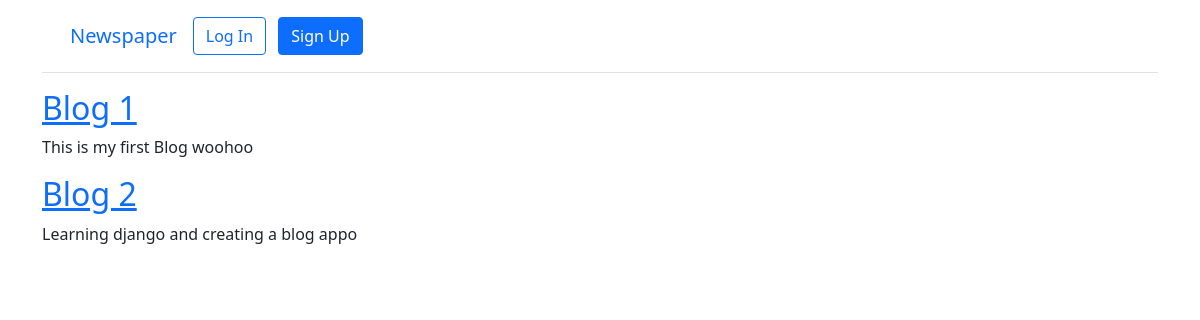
/, run on an earlier commit of the app's database.
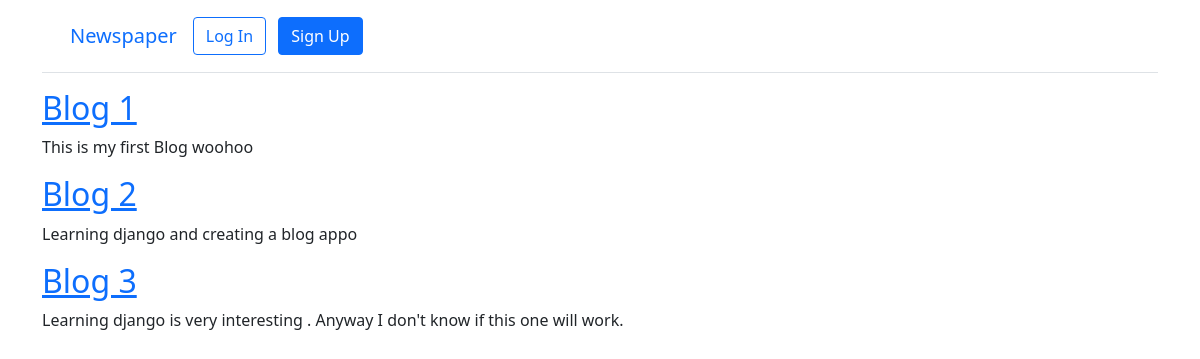
And on a later commit of the database.
### blog/models.py (models this page shows, shortened)
class Post(models.Model):
    title = models.CharField(max_length=200)
    author = models.ForeignKey("auth.User", on_delete=models.CASCADE)
    body = models.TextField()

### blog/views.py (the view)
# urls.py: path("", BlogListView.as_view(), name="home"),
class BlogListView(ListView):
    model = Post
    template_name = "home.html"

### templates/home.html
{% extends "base.html" %}
{% block content %}
{% for post in post_list %}
    <div class="post-entry">
        <h2><a href="{% url 'post_detail' post.pk %}">{{ post.title }}</a></h2>
        <p>{{ post.body }}</p>
    </div>
{% endfor %}
{% endblock content %}

What changed in the data, as far as the page shows it:
added Post: title "Blog 3", body "Learning django is very interesting . Anyway I don't know if this one will work."
